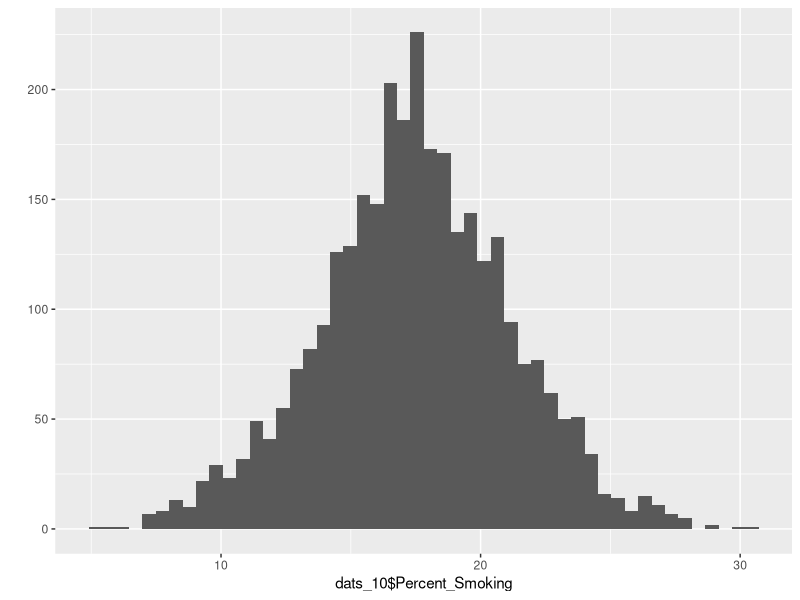
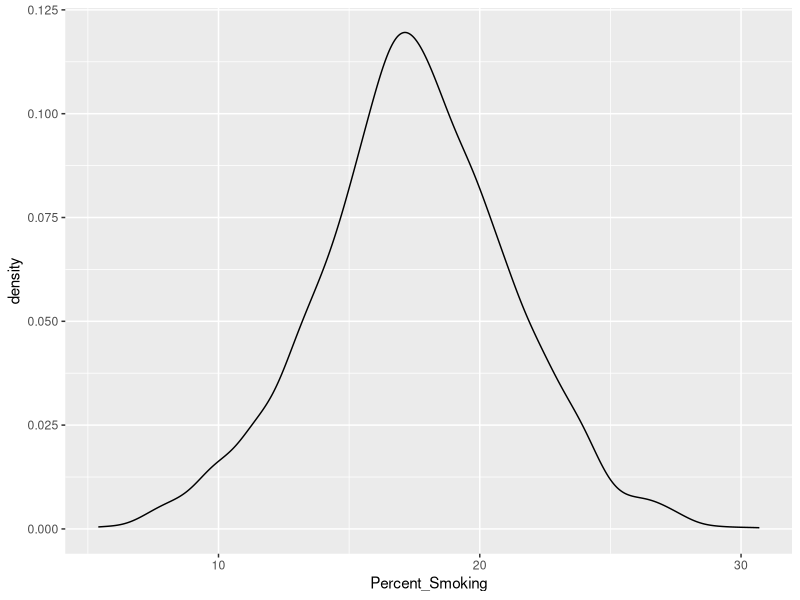
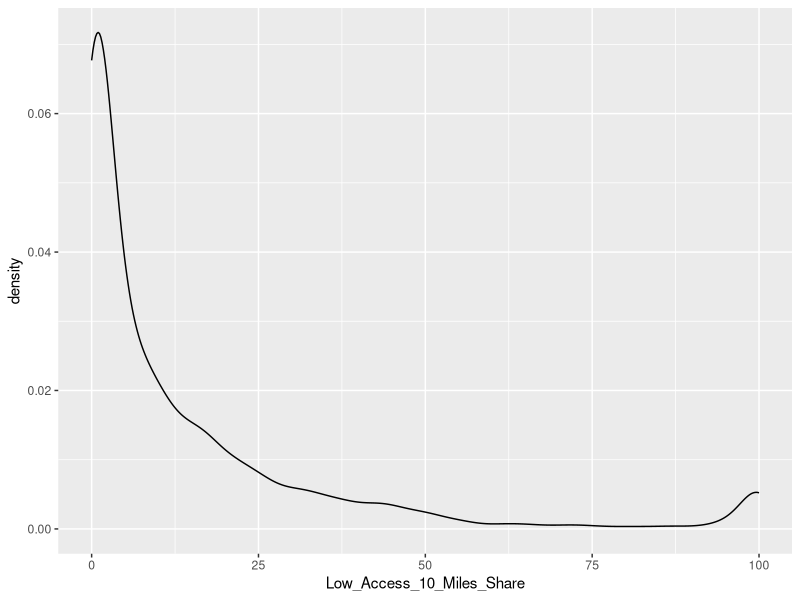
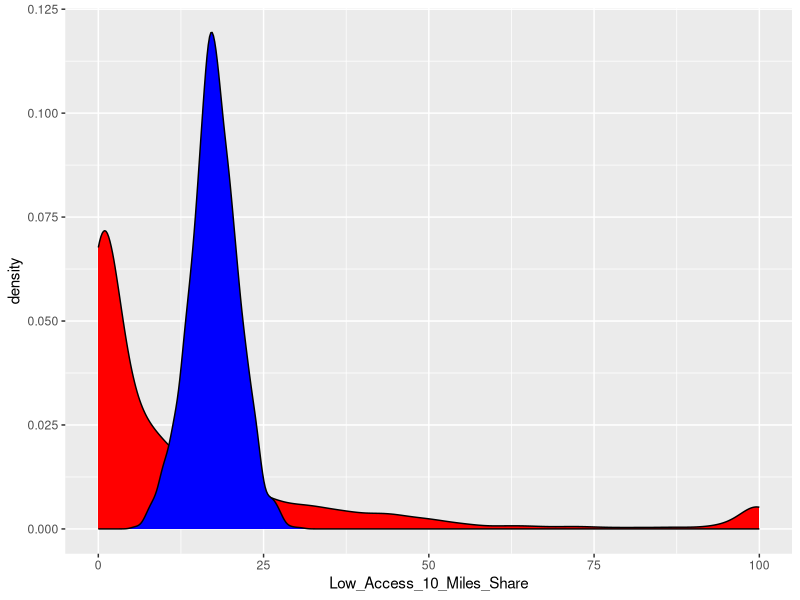
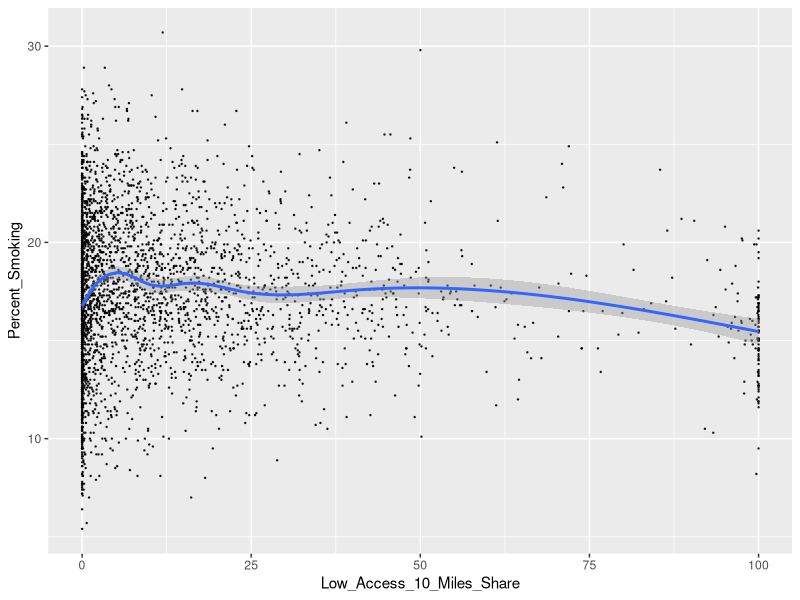
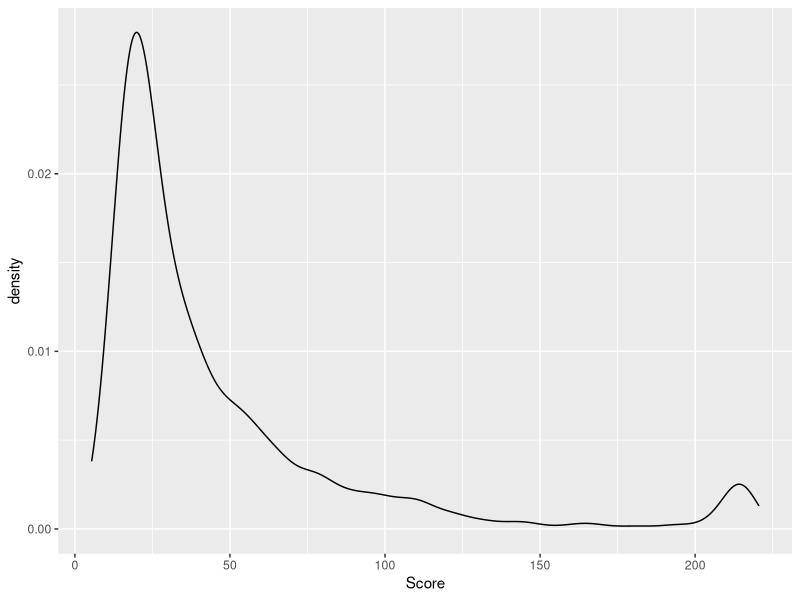

Write R code to recreate these figures, in order.
## ---- chunk 1
knitr::opts_chunk$set(echo = FALSE, results='asis')
## ---- chunk 2
library(tidyverse)
library(xtable)
setwd("~/Documents/courses/newCollege/current/eda/projects/project2/")
printNamedDf <- function(df, title="") {
  tmp <- xtable(df, caption=title)
  return(print.xtable(tmp, comment=FALSE))
}
printDf <- function(df, title="") {
  tmp <- xtable(df, caption=title)
  return(print.xtable(tmp, comment=FALSE, include.rownames = FALSE))
}
complete_cases <- function(df) {
  tmp <- as.data.frame(names(df))
  tmp <- cbind(tmp, as.data.frame(sapply(df, function(col) {
    sum(complete.cases(col))
  })))
  tmp <- cbind(tmp, as.data.frame(sapply(df, function(col){
    100 * sum(complete.cases(col)) / length(col)
  })))
  names(tmp) <- c("FieldName", "CompleteCases", "PercentComplete")
  return(tmp)
}
## ---- chunk 3
smoking <- read.csv("csv_files/smoking.csv", stringsAsFactors = FALSE)
## ---- chunk 4
aggriData <- read.csv("csv_files/aggriculture_aggregated.csv", stringsAsFactors = FALSE)
names(aggriData) <- gsub("\\.", ",", gsub("_", "\\ ", names(aggriData)))
## ---- chunk 5
tmpDats <- full_join(smoking, aggriData, by=c("State", "County"))
printDf(tmpDats[is.na(tmpDats[,4]),c("State", "County")], title="Null Values in Aggriculture Data")
printDf(tmpDats[is.na(tmpDats[,3]),c("State", "County")], title="Null Values in Smoking Data")
dats <- inner_join(smoking, aggriData, by=c("County", "State"))
dats_10 <- dats[,c(1, 2, 3, 9)]
names(dats_10) <- c("State", "County", "Percent_Smoking", "Low_Access_10_Miles_Share")
dats_combine <- dats_10 %>% mutate(Score = Percent_Smoking + 2*Low_Access_10_Miles_Share) %>% select(State, County, Score) %>% arrange(Score)
## ---- chunk 6
printDf(complete_cases(aggriData), title="Complete Cases of County Senior Food Availability")
printDf(complete_cases(smoking), title="Complete Cases of County Smoking Data")
printDf(complete_cases(dats), title="Complete Cases of The Join Table")
## ---- chunk 7
qplot(dats_10$Percent_Smoking, bins=50)
## ---- chunk 8
ggplot(data=dats_10, aes(Percent_Smoking)) + geom_density()
## ---- chunk 9
ggplot(data=dats_10, aes(Low_Access_10_Miles_Share)) + geom_density()
## ---- chunk 10
ggplot(data=dats_10, aes(Low_Access_10_Miles_Share)) + geom_density(fill="red") + geom_density(aes(Percent_Smoking), fill="blue")
## ---- chunk 11
ggplot(data=dats_10, aes(x=Low_Access_10_Miles_Share, y=Percent_Smoking)) + geom_point(alpha=0.8, size=0.2) + geom_smooth()
## ---- chunk 12
ggplot(data=dats_combine, aes(x=Score)) + geom_density()
## ---- chunk 13
printDf(head(dats_combine), title="Best Counties (according to this score)")
printDf(tail(dats_combine), title="Worst Counties (according to this score)")
